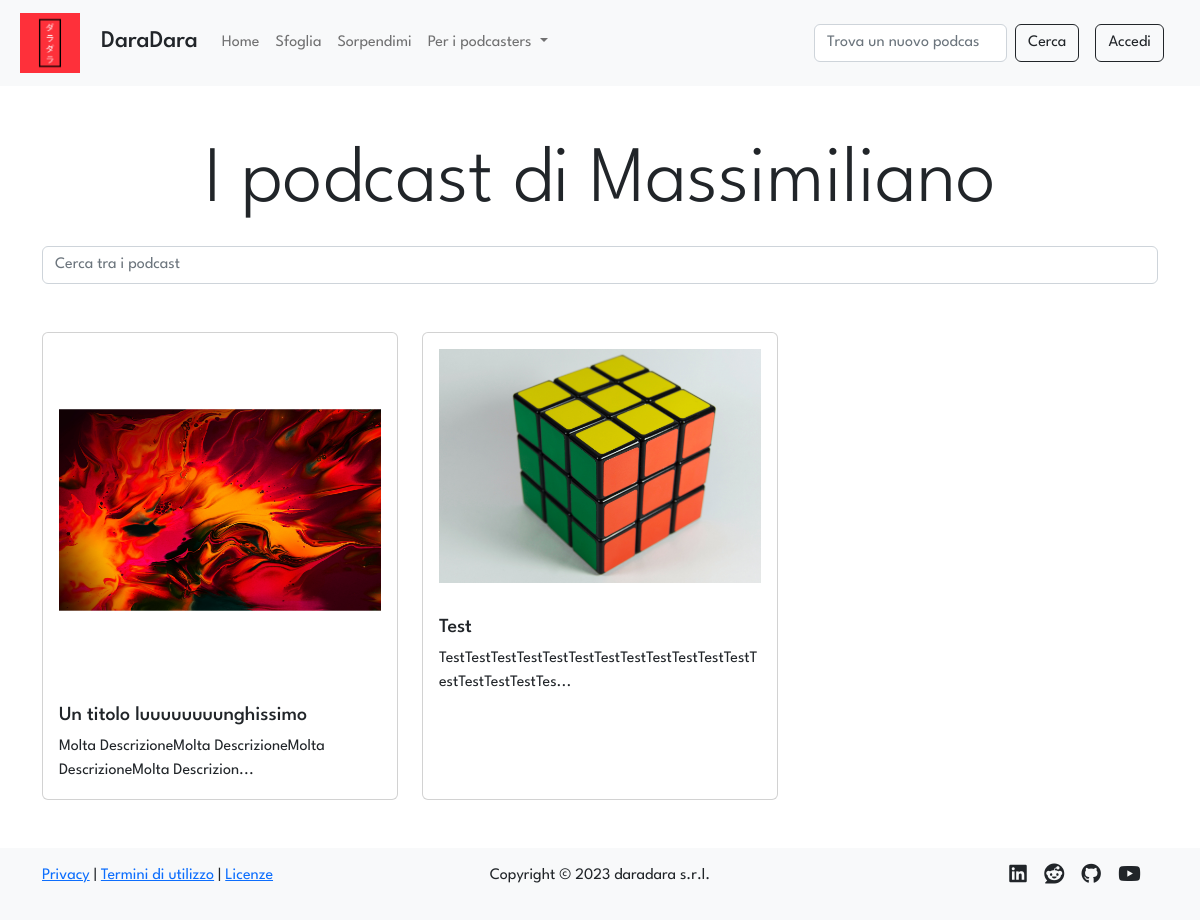
Before: /profile/6/podcasts with the older database file.
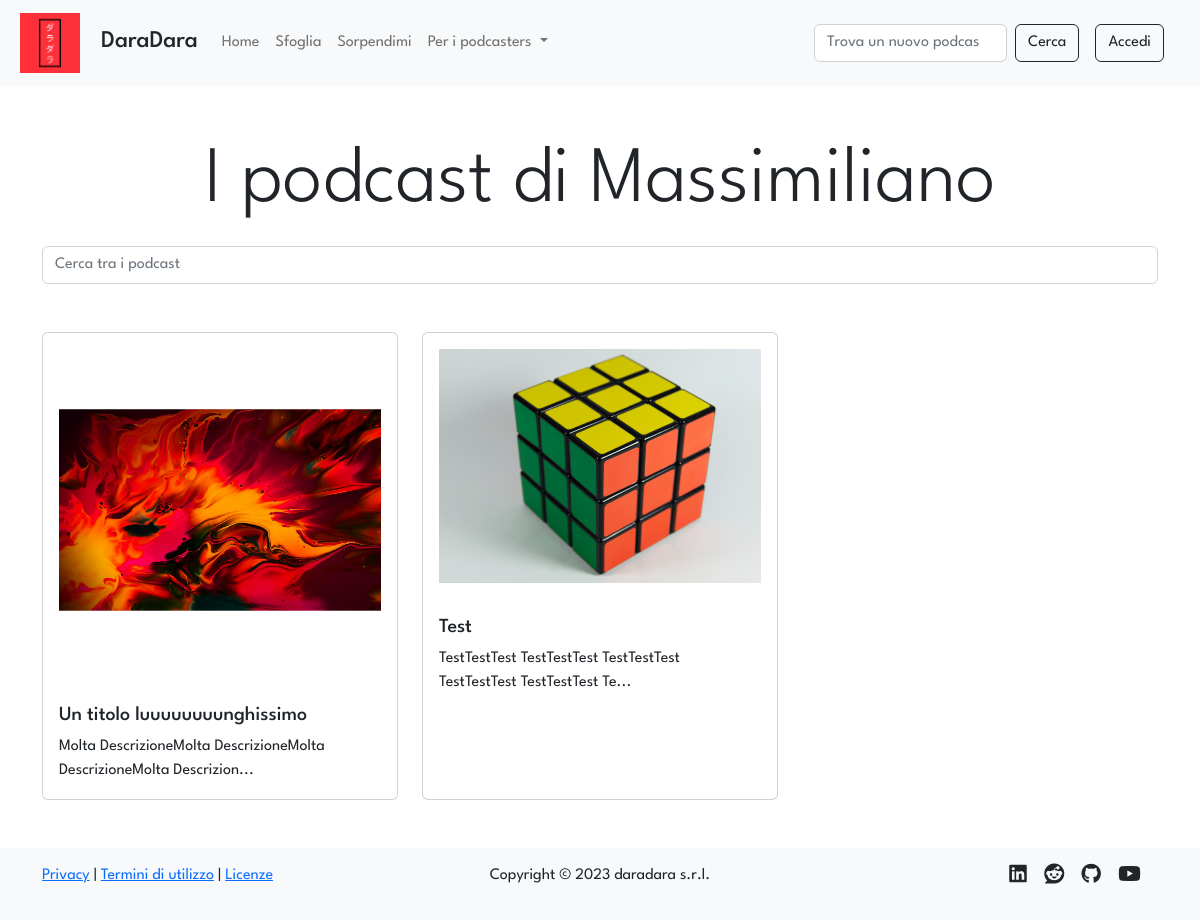
After: the same page with the newer database file.
### tables this page shows
CREATE TABLE "podcasts" (
	"id"	INTEGER NOT NULL UNIQUE,
	"title"	TEXT NOT NULL UNIQUE,
	"desc"	TEXT NOT NULL,
	"img"	TEXT NOT NULL,
	"id_user"	INTEGER NOT NULL,
	FOREIGN KEY("id_user") REFERENCES "users"("id"),
	PRIMARY KEY("id" AUTOINCREMENT)
);

### app.py (the view)
@app.route('/profile/<int:id>/podcasts')
def owned(id: int):
    user = dao.get_user(id)
    if user:
        podcasts = dao.get_podcasts_by_user(id)
        is_owner = False
        if current_user.is_authenticated and current_user.id == id: # type: ignore
            is_owner = True
        if not is_owner and user['priv_owned'] == 1:
            flash('A gli altri utenti non è permesso vedere i podcast di questo profilo', 'info')
            return redirect(url_for('profile', id=id))
        session['previous_url'] = request.url
        return render_template('owned.html', podcasts=podcasts, user=user, is_owner=is_owner)
    else:
        flash('Il profilo cercato non esiste', 'warning')
        return redirect(session.get('previous_url', '/'))

### data/dao.py (called while the page is built)
def get_user(id):
    conn, cursor = connect()
    user = False
    try:
        sql = 'SELECT * FROM users WHERE id = ?'
        cursor.execute(sql, (id,))
        user = cursor.fetchone()
    except Exception as e:
        print(e)
    close(conn, cursor)
    return user

def get_podcasts_by_user(id_user):
    conn, cursor = connect()
    podcast = False
    try:
        sql = 'SELECT * FROM podcasts WHERE id_user = ?'
        cursor.execute(sql, (id_user,))
        podcast = cursor.fetchall()
    except Exception as e:
        print(e)
    close(conn, cursor)
    return podcast

def connect():
    conn = sqlite3.connect(PATH)
    conn.row_factory = sqlite3.Row
    cursor = conn.cursor()
    return conn, cursor

def close(conn, cursor):
    cursor.close()
    conn.close()

### templates/owned.html (shortened to what this page needs)
{% extends 'gallery.html' %}
{% block header %}
    {% if is_owner %}
        <p class="text-center display-1">I tuoi podcast</p>
    {% else %}
        <p class="text-center display-1">I podcast di {{user.name}}</p>
    {% endif %}
{% endblock %}
{% block main %}
{% if podcasts %}
<div class="row row-cols-1 row-cols-md-3 g-4">
    {% for podcast in podcasts %}
        <div class="col">
        <a class="podcast card h-100" href="{{url_for('podcast', id=podcast.id)}}">
            <img class="card-img-top img-fluid p-1 p-lg-3" src="{{url_for('static', filename='uploads/images/covers/'+podcast.id|string+podcast.img)}}" alt="podcast {{podcast.title}} image">
            <div class="card-body">
                <h5 class="podcast-title card-title">{{podcast.title}}</h5>
                {% if podcast.desc|length > 70 %}
                    <p class="podcast-description card-text">{{podcast.desc[:67]}}...</p>
                {% else %}
                    <p class="podcast-description card-text">{{podcast.desc}}</p>
                {% endif %}
            </div>
        </a>
        </div>
    {% endfor %}
</div>
{% endif %}
{%endblock%}

Changed rows visible on the page:
changed podcasts "Test": desc "TestTestTestTestTestTestTestTestTestTestTestTestTestTestTestTestTes" → "TestTestTest TestTestTest TestTestTest TestTestTest TestTestTest Te"
